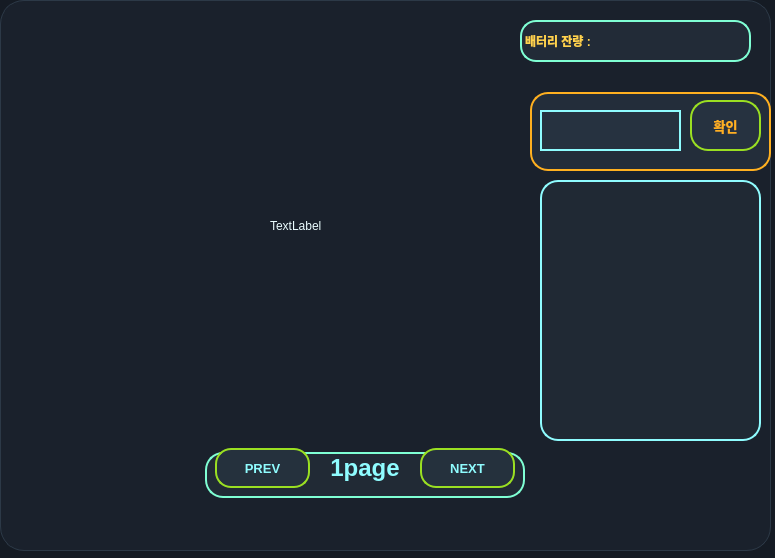
<?xml version="1.0" encoding="UTF-8"?>
<ui version="4.0">
 <class>Form</class>
 <widget class="QWidget" name="Form">
  <property name="geometry">
   <rect>
    <x>0</x>
    <y>0</y>
    <width>775</width>
    <height>558</height>
   </rect>
  </property>
  <property name="windowTitle">
   <string>Form</string>
  </property>
  <property name="styleSheet">
   <string notr="true">QWidget#Form {
    background-color: #151b24;
    color: #eafcff;
    font-family: &quot;Malgun Gothic&quot;;
    font-size: 10pt;
}

QWidget#page, QWidget#page_2, QWidget#page_3 {
    background-color: #1a212c;
    border: 1px solid #2c3947;
    border-radius: 24px;
}

QStackedWidget#stackedWidget {
    background: transparent;
    border: none;
}

QLabel {
    color: #eafcff;
    background: transparent;
    border: none;
}

QLabel#label_page, QLabel#label_page_2, QLabel#label_page_3 {
    color: #8ffcff;
    font-size: 18pt;
    font-weight: bold;
}

QLabel#battery_label {
    background-color: #222b37;
    color: #ffd24d;
    border: 2px solid #7fffd4;
    border-radius: 16px;
    padding-left: 14px;
    font-weight: bold;
}

QGroupBox {
    background-color: #212a35;
    border: 2px solid #9adf22;
    border-radius: 18px;
    margin-top: 12px;
    color: #8ffcff;
    font-weight: bold;
}

QGroupBox::title {
    subcontrol-origin: margin;
    left: 14px;
    padding: 0 8px 0 8px;
    color: #ffb020;
}

QGroupBox#groupBox_page,
QGroupBox#groupBox_page_2,
QGroupBox#groupBox_page_3 {
    background-color: #212a35;
    border: 2px solid #7fffd4;
    border-radius: 18px;
}

QGroupBox#groupBox_btns {
    background-color: #1c2430;
    border: 2px solid #8ffcff;
    border-radius: 24px;
    color: #ffb020;
    font-size: 11pt;
}

QGroupBox#groupBox_go,
QGroupBox#groupBox_stop,
QGroupBox#groupBox_right,
QGroupBox#groupBox_left,
QGroupBox#groupBox_back,
QGroupBox#groupBox_face {
    background-color: #232d3a;
    border: 2px solid #ffb020;
    border-radius: 18px;
}

QGroupBox#groupBox_go:hover,
QGroupBox#groupBox_stop:hover,
QGroupBox#groupBox_right:hover,
QGroupBox#groupBox_left:hover,
QGroupBox#groupBox_back:hover {
    background-color: #293544;
    border: 2px solid #8ffcff;
}

QListWidget {
    background-color: #202934;
    color: #eafcff;
    border: 2px solid #8ffcff;
    border-radius: 18px;
    padding: 8px;
    outline: none;
}

QListWidget::item {
    background-color: #263240;
    border: 1px solid #3a495b;
    border-radius: 10px;
    padding: 8px 10px;
    margin: 4px 0px;
}

QListWidget::item:hover {
    border: 1px solid #9adf22;
    background-color: #2b3848;
}

QListWidget::item:selected {
    background-color: #314154;
    border: 1px solid #ffb020;
    color: #8ffcff;
}

QPushButton {
    background-color: #263240;
    color: #eafcff;
    border: 2px solid #8ffcff;
    border-radius: 16px;
    padding: 6px 12px;
    font-weight: bold;
}

QPushButton:hover {
    background-color: #2d3b4c;
    border: 2px solid #ffb020;
}

QPushButton:pressed {
    background-color: #1a222c;
}

QPushButton#btn_pre,
QPushButton#btn_next,
QPushButton#btn_pre_2,
QPushButton#btn_next_2,
QPushButton#btn_pre_3,
QPushButton#btn_next_3 {
    background-color: #25313d;
    border: 2px solid #9adf22;
    color: #8ffcff;
    font-size: 10pt;
}

QPushButton#btn_pre:hover,
QPushButton#btn_next:hover,
QPushButton#btn_pre_2:hover,
QPushButton#btn_next_2:hover,
QPushButton#btn_pre_3:hover,
QPushButton#btn_next_3:hover {
    border: 2px solid #ffb020;
    color: #ffffff;
}

QPushButton#btn_go,
QPushButton#btn_stop,
QPushButton#btn_right,
QPushButton#btn_left,
QPushButton#btn_back {
    background-color: #263240;
    border: 2px solid #9adf22;
    border-radius: 18px;
    color: #ffb020;
    font-size: 22pt;
    font-weight: bold;
}

QPushButton#btn_face {
    background-color: #263240;
    border: 2px solid #9adf22;
    border-radius: 18px;
    color: #ffb020;
    font-size: 10pt;
    font-weight: bold;
}

QPushButton#btn_go:hover,
QPushButton#btn_stop:hover,
QPushButton#btn_right:hover,
QPushButton#btn_left:hover,
QPushButton#btn_back:hover,
QPushButton#btn_face:hover {
    border: 2px solid #8ffcff;
    color: #8ffcff;
    background-color: #304051;
}

QPushButton#btn_go:pressed,
QPushButton#btn_stop:pressed,
QPushButton#btn_right:pressed,
QPushButton#btn_left:pressed,
QPushButton#btn_back:pressed,
QPushButton#btn_face:pressed {
    background-color: #1b2530;
}

QTabWidget::pane {
    border: 2px solid #8ffcff;
    background-color: #202934;
    border-radius: 18px;
    top: -1px;
}

QTabBar::tab {
    background-color: #263240;
    color: #8ffcff;
    border: 2px solid #9adf22;
    border-top-left-radius: 12px;
    border-top-right-radius: 12px;
    padding: 8px 18px;
    margin-right: 4px;
    min-width: 90px;
}

QTabBar::tab:selected {
    background-color: #304051;
    color: #ffffff;
    border: 2px solid #ffb020;
}

QTabBar::tab:hover {
    background-color: #2d3b4c;
}
QLineEdit {
    background-color: #263240;
    color: #eafcff;
    border: 2px solid #8ffcff;
    border-radius: 30px;
    padding: 6px 12px;
    font-weight: bold;
}

</string>
  </property>
  <widget class="QStackedWidget" name="stackedWidget">
   <property name="geometry">
    <rect>
     <x>0</x>
     <y>0</y>
     <width>771</width>
     <height>551</height>
    </rect>
   </property>
   <property name="layoutDirection">
    <enum>Qt::LayoutDirection::RightToLeft</enum>
   </property>
   <property name="currentIndex">
    <number>0</number>
   </property>
   <widget class="QWidget" name="page">
    <widget class="QListWidget" name="Face_listWidget">
     <property name="geometry">
      <rect>
       <x>540</x>
       <y>180</y>
       <width>221</width>
       <height>261</height>
      </rect>
     </property>
    </widget>
    <widget class="QLabel" name="battery_label">
     <property name="geometry">
      <rect>
       <x>520</x>
       <y>20</y>
       <width>231</width>
       <height>42</height>
      </rect>
     </property>
     <property name="text">
      <string>배터리 잔량 :</string>
     </property>
     <property name="alignment">
      <set>Qt::AlignmentFlag::AlignLeading|Qt::AlignmentFlag::AlignLeft|Qt::AlignmentFlag::AlignVCenter</set>
     </property>
    </widget>
    <widget class="QGroupBox" name="groupBox_page">
     <property name="geometry">
      <rect>
       <x>205</x>
       <y>440</y>
       <width>320</width>
       <height>58</height>
      </rect>
     </property>
     <property name="title">
      <string/>
     </property>
     <widget class="QLabel" name="label_page">
      <property name="geometry">
       <rect>
        <x>110</x>
        <y>7</y>
        <width>100</width>
        <height>42</height>
       </rect>
      </property>
      <property name="text">
       <string>1page</string>
      </property>
      <property name="alignment">
       <set>Qt::AlignmentFlag::AlignCenter</set>
      </property>
     </widget>
     <widget class="QPushButton" name="btn_pre">
      <property name="geometry">
       <rect>
        <x>10</x>
        <y>8</y>
        <width>95</width>
        <height>40</height>
       </rect>
      </property>
      <property name="text">
       <string>PREV</string>
      </property>
     </widget>
     <widget class="QPushButton" name="btn_next">
      <property name="geometry">
       <rect>
        <x>215</x>
        <y>8</y>
        <width>95</width>
        <height>40</height>
       </rect>
      </property>
      <property name="text">
       <string>NEXT</string>
      </property>
     </widget>
    </widget>
    <widget class="QGroupBox" name="groupBox_face">
     <property name="geometry">
      <rect>
       <x>530</x>
       <y>80</y>
       <width>241</width>
       <height>91</height>
      </rect>
     </property>
     <property name="title">
      <string/>
     </property>
     <widget class="QLineEdit" name="Face_lineEdit">
      <property name="geometry">
       <rect>
        <x>10</x>
        <y>30</y>
        <width>141</width>
        <height>41</height>
       </rect>
      </property>
      <property name="text">
       <string/>
      </property>
     </widget>
     <widget class="QPushButton" name="btn_face">
      <property name="geometry">
       <rect>
        <x>160</x>
        <y>20</y>
        <width>71</width>
        <height>51</height>
       </rect>
      </property>
      <property name="text">
       <string>확인</string>
      </property>
     </widget>
    </widget>
    <widget class="QLabel" name="face_label">
     <property name="geometry">
      <rect>
       <x>270</x>
       <y>60</y>
       <width>211</width>
       <height>331</height>
      </rect>
     </property>
     <property name="text">
      <string>TextLabel</string>
     </property>
    </widget>
   </widget>
   <widget class="QWidget" name="page_2">
    <widget class="QTabWidget" name="tabWidget">
     <property name="geometry">
      <rect>
       <x>88</x>
       <y>36</y>
       <width>575</width>
       <height>360</height>
      </rect>
     </property>
     <property name="layoutDirection">
      <enum>Qt::LayoutDirection::LeftToRight</enum>
     </property>
     <property name="currentIndex">
      <number>0</number>
     </property>
     <widget class="QWidget" name="tab">
      <attribute name="title">
       <string>STATUS</string>
      </attribute>
     </widget>
     <widget class="QWidget" name="tab_2">
      <attribute name="title">
       <string>CONTROL</string>
      </attribute>
     </widget>
    </widget>
    <widget class="QGroupBox" name="groupBox_page_2">
     <property name="geometry">
      <rect>
       <x>205</x>
       <y>440</y>
       <width>320</width>
       <height>58</height>
      </rect>
     </property>
     <property name="title">
      <string/>
     </property>
     <widget class="QLabel" name="label_page_2">
      <property name="geometry">
       <rect>
        <x>110</x>
        <y>7</y>
        <width>100</width>
        <height>42</height>
       </rect>
      </property>
      <property name="text">
       <string>2page</string>
      </property>
      <property name="alignment">
       <set>Qt::AlignmentFlag::AlignCenter</set>
      </property>
     </widget>
     <widget class="QPushButton" name="btn_pre_2">
      <property name="geometry">
       <rect>
        <x>10</x>
        <y>8</y>
        <width>95</width>
        <height>40</height>
       </rect>
      </property>
      <property name="text">
       <string>PREV</string>
      </property>
     </widget>
     <widget class="QPushButton" name="btn_next_2">
      <property name="geometry">
       <rect>
        <x>215</x>
        <y>8</y>
        <width>95</width>
        <height>40</height>
       </rect>
      </property>
      <property name="text">
       <string>NEXT</string>
      </property>
     </widget>
    </widget>
   </widget>
   <widget class="QWidget" name="page_3">
    <widget class="QGroupBox" name="groupBox_btns">
     <property name="geometry">
      <rect>
       <x>410</x>
       <y>60</y>
       <width>300</width>
       <height>345</height>
      </rect>
     </property>
     <property name="title">
      <string>CONTROL PANEL</string>
     </property>
     <widget class="QGroupBox" name="groupBox_go">
      <property name="geometry">
       <rect>
        <x>100</x>
        <y>20</y>
        <width>100</width>
        <height>100</height>
       </rect>
      </property>
      <property name="title">
       <string/>
      </property>
      <widget class="QPushButton" name="btn_go">
       <property name="geometry">
        <rect>
         <x>8</x>
         <y>8</y>
         <width>84</width>
         <height>84</height>
        </rect>
       </property>
       <property name="text">
        <string>↑</string>
       </property>
      </widget>
      <widget class="QLabel" name="label_go">
       <property name="geometry">
        <rect>
         <x>0</x>
         <y>0</y>
         <width>1</width>
         <height>1</height>
        </rect>
       </property>
       <property name="text">
        <string/>
       </property>
      </widget>
     </widget>
     <widget class="QGroupBox" name="groupBox_left">
      <property name="geometry">
       <rect>
        <x>0</x>
        <y>122</y>
        <width>100</width>
        <height>100</height>
       </rect>
      </property>
      <property name="title">
       <string/>
      </property>
      <widget class="QPushButton" name="btn_left">
       <property name="geometry">
        <rect>
         <x>8</x>
         <y>8</y>
         <width>84</width>
         <height>84</height>
        </rect>
       </property>
       <property name="text">
        <string>←</string>
       </property>
      </widget>
      <widget class="QLabel" name="label_left">
       <property name="geometry">
        <rect>
         <x>0</x>
         <y>0</y>
         <width>1</width>
         <height>1</height>
        </rect>
       </property>
       <property name="text">
        <string/>
       </property>
      </widget>
     </widget>
     <widget class="QGroupBox" name="groupBox_stop">
      <property name="geometry">
       <rect>
        <x>100</x>
        <y>122</y>
        <width>100</width>
        <height>100</height>
       </rect>
      </property>
      <property name="title">
       <string/>
      </property>
      <widget class="QPushButton" name="btn_stop">
       <property name="geometry">
        <rect>
         <x>8</x>
         <y>8</y>
         <width>84</width>
         <height>84</height>
        </rect>
       </property>
       <property name="text">
        <string>■</string>
       </property>
      </widget>
      <widget class="QLabel" name="label_stop">
       <property name="geometry">
        <rect>
         <x>0</x>
         <y>0</y>
         <width>1</width>
         <height>1</height>
        </rect>
       </property>
       <property name="text">
        <string/>
       </property>
      </widget>
     </widget>
     <widget class="QGroupBox" name="groupBox_right">
      <property name="geometry">
       <rect>
        <x>200</x>
        <y>122</y>
        <width>100</width>
        <height>100</height>
       </rect>
      </property>
      <property name="title">
       <string/>
      </property>
      <widget class="QPushButton" name="btn_right">
       <property name="geometry">
        <rect>
         <x>8</x>
         <y>8</y>
         <width>84</width>
         <height>84</height>
        </rect>
       </property>
       <property name="text">
        <string>→</string>
       </property>
      </widget>
      <widget class="QLabel" name="label_right">
       <property name="geometry">
        <rect>
         <x>0</x>
         <y>0</y>
         <width>1</width>
         <height>1</height>
        </rect>
       </property>
       <property name="text">
        <string/>
       </property>
      </widget>
     </widget>
     <widget class="QGroupBox" name="groupBox_back">
      <property name="geometry">
       <rect>
        <x>100</x>
        <y>224</y>
        <width>100</width>
        <height>100</height>
       </rect>
      </property>
      <property name="title">
       <string/>
      </property>
      <widget class="QPushButton" name="btn_back">
       <property name="geometry">
        <rect>
         <x>8</x>
         <y>8</y>
         <width>84</width>
         <height>84</height>
        </rect>
       </property>
       <property name="text">
        <string>↓</string>
       </property>
      </widget>
      <widget class="QLabel" name="label_back">
       <property name="geometry">
        <rect>
         <x>0</x>
         <y>0</y>
         <width>1</width>
         <height>1</height>
        </rect>
       </property>
       <property name="text">
        <string/>
       </property>
      </widget>
     </widget>
    </widget>
    <widget class="QGroupBox" name="groupBox_page_3">
     <property name="geometry">
      <rect>
       <x>205</x>
       <y>430</y>
       <width>320</width>
       <height>58</height>
      </rect>
     </property>
     <property name="title">
      <string/>
     </property>
     <widget class="QLabel" name="label_page_3">
      <property name="geometry">
       <rect>
        <x>110</x>
        <y>7</y>
        <width>100</width>
        <height>42</height>
       </rect>
      </property>
      <property name="text">
       <string>3page</string>
      </property>
      <property name="alignment">
       <set>Qt::AlignmentFlag::AlignCenter</set>
      </property>
     </widget>
     <widget class="QPushButton" name="btn_pre_3">
      <property name="geometry">
       <rect>
        <x>10</x>
        <y>8</y>
        <width>95</width>
        <height>40</height>
       </rect>
      </property>
      <property name="text">
       <string>PREV</string>
      </property>
     </widget>
     <widget class="QPushButton" name="btn_next_3">
      <property name="geometry">
       <rect>
        <x>215</x>
        <y>8</y>
        <width>95</width>
        <height>40</height>
       </rect>
      </property>
      <property name="text">
       <string>NEXT</string>
      </property>
     </widget>
    </widget>
    <widget class="QListWidget" name="listWidget">
     <property name="geometry">
      <rect>
       <x>40</x>
       <y>60</y>
       <width>221</width>
       <height>338</height>
      </rect>
     </property>
     <property name="layoutDirection">
      <enum>Qt::LayoutDirection::LeftToRight</enum>
     </property>
    </widget>
   </widget>
  </widget>
 </widget>
 <resources/>
 <connections/>
</ui>
